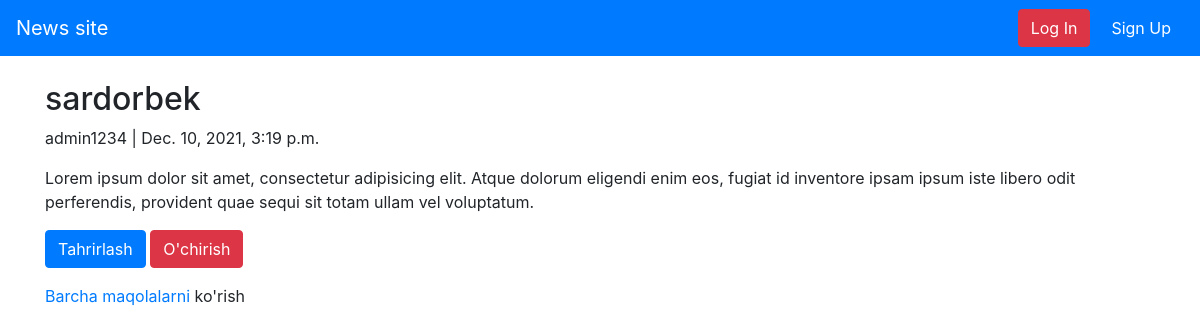
/articles/1, run on the app's committed database.
### article/models.py (models this page shows, shortened)
class Article(models.Model):
	title = models.CharField(max_length=250)
	body = models.TextField()
	photo = models.ImageField(upload_to='images/', blank=True)
	date = models.DateTimeField(auto_now_add=True)
	author = models.ForeignKey(
		get_user_model(),
		on_delete=models.CASCADE,
	)

### my_app/models.py (models this page shows)
class CustomUser(AbstractUser):
	age = models.PositiveSmallIntegerField(null=True,blank=True)
	address = models.CharField(max_length=200)
	job = models.CharField(max_length=50)

### article/views.py (the view)
# urls.py: path('<int:pk>',ArticleDetailView.as_view(),name='article_detail'),
class ArticleDetailView(DetailView):
	model = Article
	template_name = 'article_detail.html'

### templates/article_detail.html (shortened to what this page needs)
{% extends 'base.html' %}
{% block content %}
<div class="article-entry">
	<h2>{{ object.title }}</h2>
	<p>{{ object.author }} | {{ object.date }}</p>
	<p>{{ object.body }}</p>
</div>
<p>
	<a href="{% url 'article_edit' article.pk %}" class="btn btn-primary">Tahrirlash</a>
	<a href="{% url 'article_delete' article.pk %}" class="btn btn-danger">O'chirish</a>
	<p><a href="{% url 'article_list' %}">Barcha maqolalarni </a>ko'rish</p>
</p>
{% endblock content %}

### data on the page
Article: title "sardorbek", author "admin1234", date "Dec. 10, 2021, 3:19 p.m.", body "Lorem ipsum dolor sit amet, consectetur adipisicing elit. Atque dolorum eligendi enim eos, fugiat id inventore ipsam ipsum iste libero odit perferendis, provident quae sequi sit totam ullam vel voluptatum."
